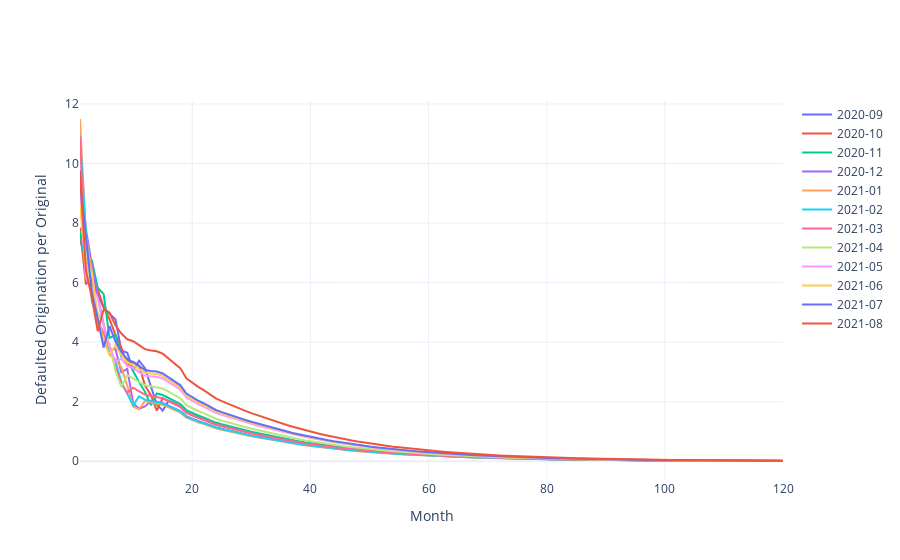

Notebook code cell kept with this figure:
### Code cell
fig=go.Figure(defaults)
fig.update_layout(xaxis=dict(title='Month'), yaxis=dict(title='Defaulted Origination per Original'))
fig.show()
